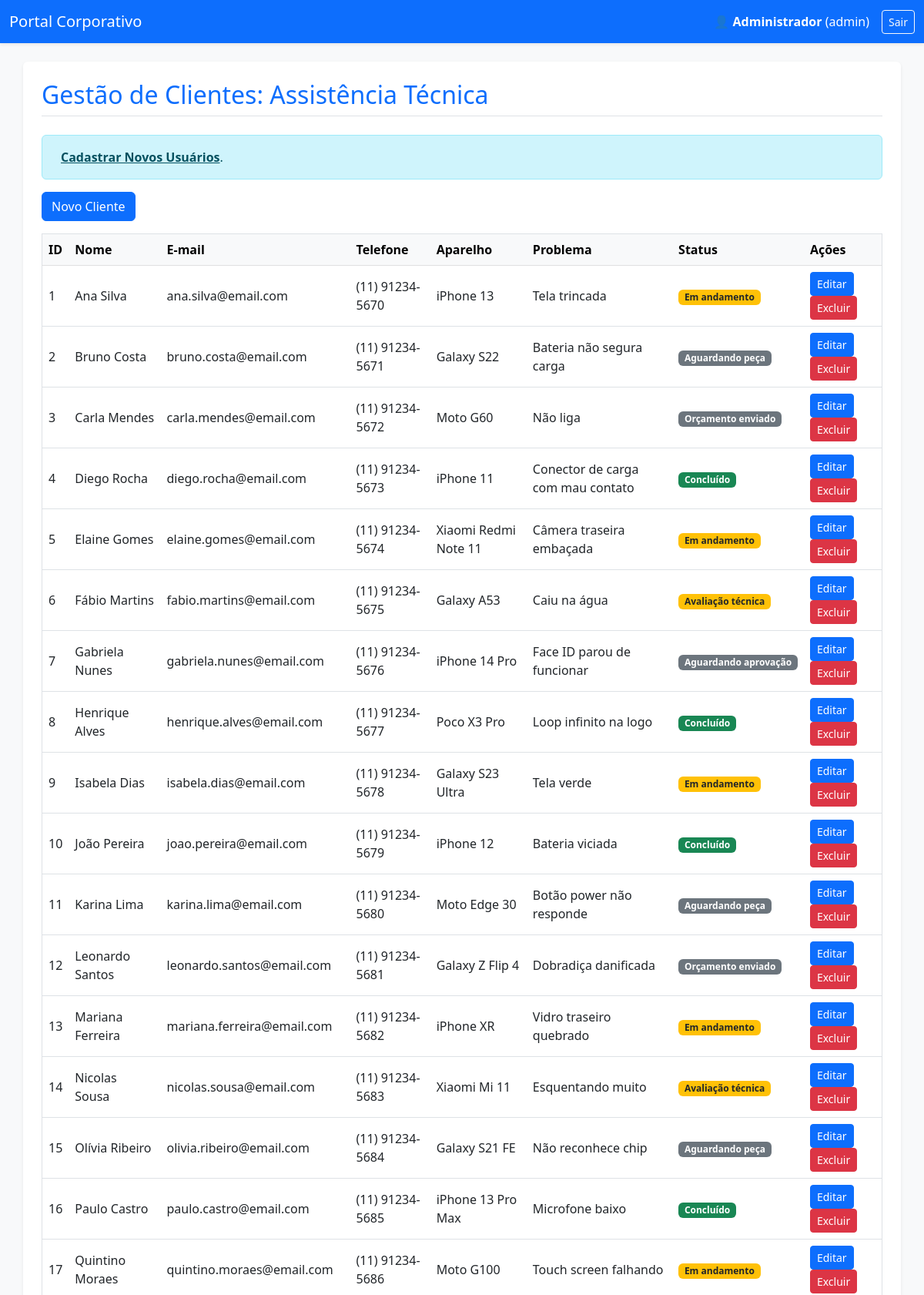
Screenshot of /seguro/portal.php (signed in, upper part) with the database file from the repository.
### tables this page shows
CREATE TABLE `clientes_reparo` (
  `id` int(11) NOT NULL,
  `nome` varchar(100) NOT NULL,
  `email` varchar(100) DEFAULT NULL,
  `telefone` varchar(20) DEFAULT NULL,
  `modelo_aparelho` varchar(50) DEFAULT NULL,
  `problema_relatado` varchar(255) DEFAULT NULL,
  `status_servico` varchar(50) DEFAULT NULL
);

### seguro/portal.php (the view, shortened to what this page needs)
<?php
require 'conexao.php';
$isAdmin = ($_SESSION['perfil'] === 'admin');
$acao = isset($_GET['acao']) ? $_GET['acao'] : 'listar';
?>
<!DOCTYPE html>
<html lang="pt-BR">
<head>
    <link href="https://cdn.jsdelivr.net/npm/bootstrap@5.3.0/dist/css/bootstrap.min.css" rel="stylesheet">
</head>
<body class="bg-light">
<nav class="navbar navbar-expand-lg navbar-dark bg-primary shadow-sm mb-4">
  <div class="container-fluid">
    <a class="navbar-brand" href="portal.php">Portal Corporativo</a>
    <div class="d-flex align-items-center text-white">
        <span class="me-3">👤 <b><?php echo htmlspecialchars($_SESSION['nome']); ?></b> (<?php echo $_SESSION['perfil']; ?>)</span>
        <a href="logout.php" class="btn btn-sm btn-outline-light">Sair</a>
    </div>
  </div>
</nav>
<div class="container bg-white p-4 shadow-sm rounded">
    <h2 class="mb-4 border-bottom pb-2 text-primary">Gestão de Clientes: Assistência Técnica</h2>
    <?php if($isAdmin): ?>
        <div class="alert alert-info d-flex align-items-center">
            <div><a href="cadastro_usuario.php" class="alert-link">Cadastrar Novos Usuários</a>.</div>
        </div>
    <?php endif; ?>
    <?php if ($acao == 'listar'): ?>
        <a href="?acao=adicionar" class="btn btn-primary mb-3">Novo Cliente</a>
        <div class="table-responsive">
            <table class="table table-hover align-middle border">
                <thead class="table-light">
                    <tr>
                        <th>ID</th><th>Nome</th><th>E-mail</th><th>Telefone</th><th>Aparelho</th><th>Problema</th><th>Status</th><th>Ações</th>
                    </tr>
                </thead>
                <tbody>
                    <?php
                    $sql = "SELECT * FROM clientes_reparo";
                    $resultado = $conn->query($sql);
                    if ($resultado && $resultado->num_rows > 0) {
                        while($row = $resultado->fetch_assoc()) {
                            $status = $row["status_servico"];
                            $badge = "bg-secondary";
                            if($status == "Concluído") $badge = "bg-success";
                            elseif($status == "Em andamento" || $status == "Avaliação técnica") $badge = "bg-warning text-dark";
                            elseif($status == "Sem conserto") $badge = "bg-danger";
                            echo "<tr>";
                            echo "<td>" . $row["id"] . "</td>";
                            echo "<td>" . htmlspecialchars($row["nome"]) . "</td>";
                            echo "<td>" . htmlspecialchars($row["email"]) . "</td>";
                            echo "<td>" . htmlspecialchars($row["telefone"]) . "</td>";
                            echo "<td>" . htmlspecialchars($row["modelo_aparelho"]) . "</td>";
                            echo "<td>" . htmlspecialchars($row["problema_relatado"]) . "</td>";
                            echo "<td><span class='badge $badge'>" . htmlspecialchars($status) . "</span></td>";
                            echo "<td>
                                    <a href='?acao=editar&id=" . $row["id"] . "' class='btn btn-sm btn-primary'>Editar</a>";
                            if($isAdmin) {
                                echo " <a href='?acao=excluir&id=" . $row["id"] . "' class='btn btn-sm btn-danger' onclick=\"return confirm('Confirma a exclusão?')\">Excluir</a>";
                            }
                            echo "</td></tr>";
                        }
                    } else {
                        echo "<tr><td colspan='8' class='text-center'>Nenhum cliente.</td></tr>";
                    }
                    ?>
                </tbody>
            </table>
        </div>
    <?php endif; ?>
</div>
</body>
</html>

### rows the page displays
clientes_reparo: id "1", nome "Ana Silva", email "ana.silva@email.com", telefone "(11) 91234-5670", modelo_aparelho "iPhone 13", problema_relatado "Tela trincada", status_servico "Em andamento"
clientes_reparo: id "2", nome "Bruno Costa", email "bruno.costa@email.com", telefone "(11) 91234-5671", modelo_aparelho "Galaxy S22", problema_relatado "Bateria não segura carga", status_servico "Aguardando peça"
clientes_reparo: id "3", nome "Carla Mendes", email "carla.mendes@email.com", telefone "(11) 91234-5672", modelo_aparelho "Moto G60", problema_relatado "Não liga", status_servico "Orçamento enviado"
clientes_reparo: id "4", nome "Diego Rocha", email "diego.rocha@email.com", telefone "(11) 91234-5673", modelo_aparelho "iPhone 11", problema_relatado "Conector de carga com mau contato", status_servico "Concluído"
clientes_reparo: id "5", nome "Elaine Gomes", email "elaine.gomes@email.com", telefone "(11) 91234-5674", modelo_aparelho "Xiaomi Redmi Note 11", problema_relatado "Câmera traseira embaçada", status_servico "Em andamento"
clientes_reparo: id "6", nome "Fábio Martins", email "fabio.martins@email.com", telefone "(11) 91234-5675", modelo_aparelho "Galaxy A53", problema_relatado "Caiu na água", status_servico "Avaliação técnica"
clientes_reparo: id "7", nome "Gabriela Nunes", email "gabriela.nunes@email.com", telefone "(11) 91234-5676", modelo_aparelho "iPhone 14 Pro", problema_relatado "Face ID parou de funcionar", status_servico "Aguardando aprovação"
clientes_reparo: id "8", nome "Henrique Alves", email "henrique.alves@email.com", telefone "(11) 91234-5677", modelo_aparelho "Poco X3 Pro", problema_relatado "Loop infinito na logo", status_servico "Concluído"
clientes_reparo: id "9", nome "Isabela Dias", email "isabela.dias@email.com", telefone "(11) 91234-5678", modelo_aparelho "Galaxy S23 Ultra", problema_relatado "Tela verde", status_servico "Em andamento"
clientes_reparo: id "10", nome "João Pereira", email "joao.pereira@email.com", telefone "(11) 91234-5679", modelo_aparelho "iPhone 12", problema_relatado "Bateria viciada", status_servico "Concluído"
clientes_reparo: id "11", nome "Karina Lima", email "karina.lima@email.com", telefone "(11) 91234-5680", modelo_aparelho "Moto Edge 30", problema_relatado "Botão power não responde", status_servico "Aguardando peça"
clientes_reparo: id "12", nome "Leonardo Santos", email "leonardo.santos@email.com", telefone "(11) 91234-5681", modelo_aparelho "Galaxy Z Flip 4", problema_relatado "Dobradiça danificada", status_servico "Orçamento enviado"
clientes_reparo: id "13", nome "Mariana Ferreira", email "mariana.ferreira@email.com", telefone "(11) 91234-5682", modelo_aparelho "iPhone XR", problema_relatado "Vidro traseiro quebrado", status_servico "Em andamento"
clientes_reparo: id "14", nome "Nicolas Sousa", email "nicolas.sousa@email.com", telefone "(11) 91234-5683", modelo_aparelho "Xiaomi Mi 11", problema_relatado "Esquentando muito", status_servico "Avaliação técnica"
clientes_reparo: id "15", nome "Olívia Ribeiro", email "olivia.ribeiro@email.com", telefone "(11) 91234-5684", modelo_aparelho "Galaxy S21 FE", problema_relatado "Não reconhece chip", status_servico "Aguardando peça"
clientes_reparo: id "16", nome "Paulo Castro", email "paulo.castro@email.com", telefone "(11) 91234-5685", modelo_aparelho "iPhone 13 Pro Max", problema_relatado "Microfone baixo", status_servico "Concluído"
clientes_reparo: id "17", nome "Quintino Moraes", email "quintino.moraes@email.com", telefone "(11) 91234-5686", modelo_aparelho "Moto G100", problema_relatado "Touch screen falhando", status_servico "Em andamento"

### other values shown
$_SESSION['nome'] "Administrador"
$_SESSION['perfil'] "admin"
